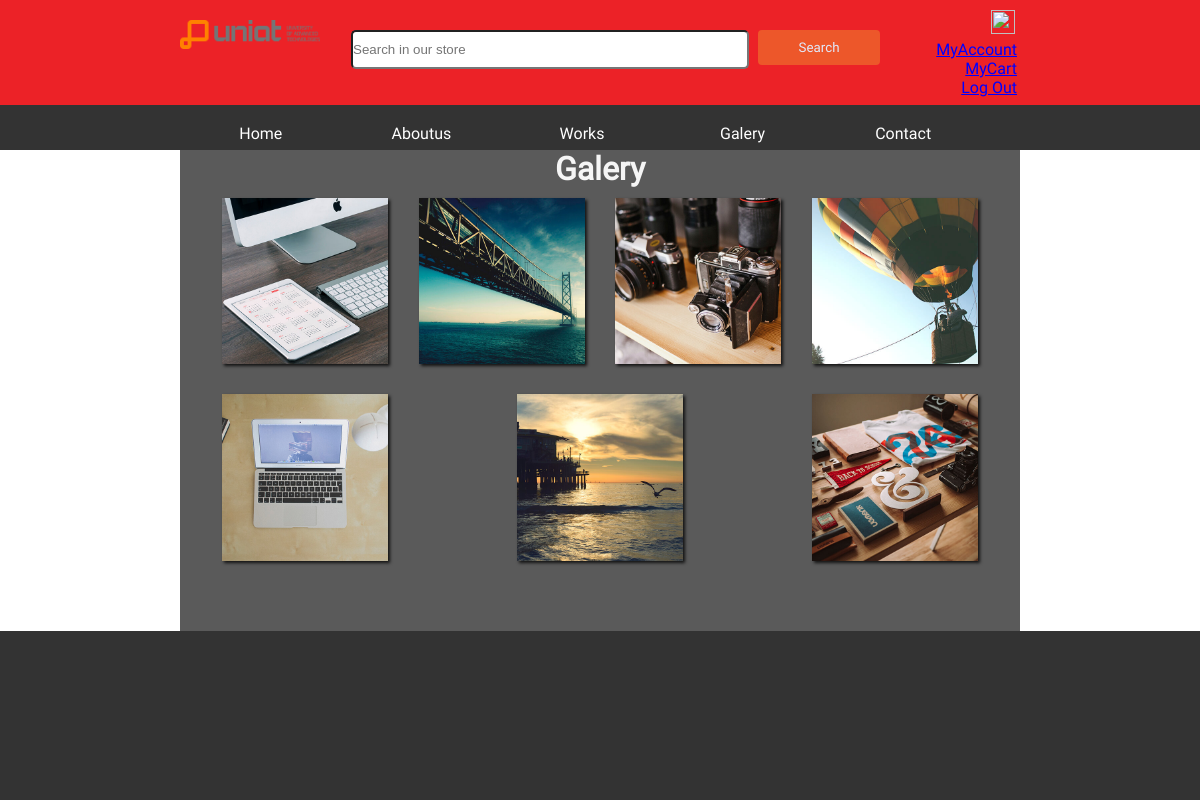
/index.php?page=. (signed in), run on the app's committed database.
### tables this page shows
CREATE TABLE `content_data` (
  `id` int(100) UNSIGNED NOT NULL,
  `page_id` int(100) NOT NULL,
  `titleclass` int(10) NOT NULL,
  `title` varchar(64) NOT NULL,
  `descclass` int(11) NOT NULL,
  `description` text NOT NULL,
  `subbanerclass` int(11) NOT NULL,
  `subbaner` varchar(64) NOT NULL
);

CREATE TABLE `galery_data` (
  `id` int(100) UNSIGNED NOT NULL,
  `titulo` varchar(64) NOT NULL,
  `imagen` varchar(64) NOT NULL,
  `descripcion` text NOT NULL,
  `page_id` int(100) NOT NULL
);

### index.php (called while the page is built, shortened)
<?php
if(isset($_GET['page'])&&!empty($_SESSION))
 {
  if(!empty($_GET['page']))
  {
    if($_GET['page']<0||$_GET['page']==0)
      {
      $page=1;
      }
    else
      {
       $page=$_GET['page'];
      }
 }
 else
 {
 }
}
else
{
}
$conexion = conexion('u720179037_3exam', 'root', '');
$Menu=array();
 $statement=$conexion->prepare('SELECT *  FROM page_data');
 $statement->execute();
 $result=$statement->fetchAll();
 if($result>0)
 {
     foreach ($result as $key => $value)
      {
        array_push($Menu,$value['title']);
      }
 }
 else
 {
   echo"Algo fallo al tratar de traer todos los menus posibles y ligas";
 }
   $statement=$conexion->prepare('SELECT *  FROM content_data  where page_id=:page ');
   $statement->execute( array(':page'=>$page));
   $result=$statement->fetch();
   if($result>0)
   {
    $title=array();
    array_push($title,$result['titleclass']);
    array_push($title,$result['title']);
    $Description=array();
    array_push($Description,$result['descclass']);
    array_push($Description,$result['description']);
   }else
   {
       echo" No  Existe Contenido En este Index";
   }
        $fotos_por_pagina = 12;
        $pagina_actual = (isset($_GET['p']) ? (int)$_GET['p'] : 1);
        $inicio = ($pagina_actual > 1) ? $pagina_actual * $fotos_por_pagina - $fotos_por_pagina : 0;
     $statement=$conexion->prepare('SELECT SQL_CALC_FOUND_ROWS * FROM galery_data  WHERE page_id=:page LIMIT '.$inicio.', '.$fotos_por_pagina.'');
     $statement->execute( array(':page'=>$page) );
     $fotos = $statement->fetchAll();
require "index.base.php";
?>

### index.base.php (the view, shortened to what this page needs)
<!DOCTYPE>
<html>
    <head>
        <link rel="stylesheet" href="https://maxcdn.bootstrapcdn.com/font-awesome/4.5.0/css/font-awesome.min.css">
        <link rel="stylesheet" type="text/css" href="CSS/base_home.css">
        <link rel="stylesheet" type="text/css" href="CSS/dinamic_presets.css">
        <link rel="stylesheet" type="text/css" href="CSS/css.css">
    </head>
    <body>
        <div id="warper">
              <div id="header">
                   <div class="posfixed">
                         <div id="TA">
                              <figure id="Logosec">
                                  <img id="logo" src="img/logo/uniat.png">
                              </figure>
                              <div id="searchbar">
                                 <form id="SearchBrowser">
                                      <input type="text" placeholder="Search in our store" id="TextArea">
                                      <input type="submit" value="Search" class="submit" id="SubmitArea">
                                  </form>
                              </div>
                              <div id="accountname">
                                   <div id="NameandPick">
                                   <figure id="ProfilePic">
                                       <?php
                                       echo'<a href="#"><img src="img/profilepicks/'.$_SESSION["user"][0]["profilepic"].'"></a>';
                                       ?>
                                   </figure>
                                    </div>
                                    <div id="opcions">
                                        <ul>
                                            <li><a href="#"class="links">MyAccount</a></li>
                                            <li><a href="#"class="links">MyCart</a></li>
                                            <li><a href="index.php?logout=3%lg$va%us235"class="links">Log Out</a></li>
                                        </ul>
                                    </div>
                              </div>
                         </div>
                   </div>
                   <div id="nabvar">
                       <div class="posfixed" >
                         <div id="TB">
                              <ul id="navfix">
                               <?php
                                $index=1;
                                foreach ($Menu as $key => $value)
                                {
                                echo '<li><a href="index.php?page='.$index.'"><br><p>'.$value.'</p></a></li>';
                                $index++;
                                }
                                ?>
                              </ul>
                         </div>
                       </div>
                   </div>
              </div>
              <div class="posfixed" id="mid">
                <?php if(!empty($extra)):?>
                   <?php
                   if(!empty($title))
                   {
                     echo '<div class="class'.$title[0].'"><h1>'.$title[1].'</h1></div>';
                   }
                   ?>
                   <?php
                   if(!empty($Description))
                   {
                     echo '<div id="dinamic_grid"><div class="class'.$Description[0].'"><dd>'.$Description[1].'</dd></div>';
                   }
                   ?>
                   <?php
                   if(!empty($Subbaner[0])&&!empty($Subbaner[1]))
                   {
                     echo '<div class="class'.$Subbaner[0].'"><img src="img/subbaners/'.$Subbaner[1].'"></div></div>';
                   }else
                   {
                   }
                   ?>
                <?php elseif(empty($extra)):?>
                   <?php
                   if(!empty($title))
                   {
                     echo '<div class="class'.$title[0].'"><h1>'.$title[1].'</h1></div>';
                   }
                   ?>
                   <?php
                   if(!empty($Description))
                   {
                     echo '<div id="dinamic_grid"><div class="class'.$Description[0].'"><dd>'.$Description[1].'</dd></div>';
                   }
                   ?>
                    <?php elseif(!empty($extra)):?>
                <?php endif;?>
                      <div class="contenedor">
                     <?php foreach($fotos as $foto):?>
				       <div class="thumb">
					      <a href="foto.php?id=<?php echo $foto['id']."&p="; echo $pagina_actual; echo"&page=".$_GET['page']; ?>">
					          <img src="img/fotos/<?php echo $foto['imagen'] ?>" alt="">
					      </a>
				       </div>
			         <?php endforeach;?>
                    </div>
               </div>
              </div>
        <div id="footer" >
                   <div class="posfixed" id="bot">
                   </div>
              </div>
    </body>
</html>

### CSS/base_home.css (style rules this page uses)
* { margin: 0; padding: 0; -webkit-box-sizing: border-box; -moz-box-sizing: border-box; box-sizing: border-box; }
body { position: relative; font-family: "Roboto",Arial, Helvetica, sans-serif; font-size: 16px; font-style: normal; color: black; }
a { text-decoration: none; text-align: center; vertical-align: middle; color: black; }
li { list-style: none; }
.links { text-decoration-line: underline; color:blue; }
#warper { width: 100%; }
.posfixed { width: 70%; margin: 0 auto; }
#header { top: 0px; position: relative; background: #ec2227; }
#TA { width: 100%; height: 105px; display: flex; }
#Logosec { position: left; width:20%; height: 100%; }
#logo { width: 100%; margin-top:20px; }
#searchbar { width: 80%; height: 100%; }
#SearchBrowser { margin-top: 30px; margin-left: 30px; background: #ec2227; }
#SearchBrowser input { margin: 0px; padding: 0px; vertical-align: middle; padding-bottom: 10px; padding-top:10px; }
#SearchBrowser>#TextArea { width: 75%; margin-left: 1px; border-radius: 5px; }
#SearchBrowser>#SubmitArea { width: 23%; border-radius: 4px; }
form input[type="text"], { border: 1px solid black; border-radius: 2px; border-radius: 2px; font-family: "Roboto",Arial, Helvetica, sans-serif; font-size: 1em; color: #141938; }
form input[type="text"]:focus, { border: 2px solid #3F51B1; padding: 15px; }
.submit,form input[type="submit"] { padding: 15px; background: #ED572A; color: #E1E9FA; font-family: "Roboto",Arial, Helvetica, sans-serif; border-radius: 2px; border: none; float: right; cursor: pointer; }
.submit,form input[type="submit"]:hover { background: #E64A19; }
#accountname { display: inline-block; position: relative; right: 0px; width: 20%; height: 100%; }
#NameandPick { position: absolute; margin-top:10px; right: 0px; display: flex; }
#ProfilePic { width:24px; height:24px; }
#ProfilePic img { width: 100%; height: 100%; }
#opcions { margin-top:35px; width: 100%; height: 70px; }
#opcions ul { padding-top: 5px; margin-left: 33%; }
#opcions ul li { margin-left: 5px; margin-right: 3px; display:block; float: right; }
#nabvar { background:#333333; }
#TB { width: 100%; height: 45px; display: inline-block; }
#navfix { display: inline-block; width: 100%; height: 100%; }
#navfix li { display: inline-block; margin-left: 1px; width: 19%; height: 100%; }
#navfix li a { width: 100%; height: 100%; }
#navfix li a p { color: white; }
#mid { background:rgba(20,20,20,0.7); position: relative; }
#footer { position: relative; bottom: 0px; width: 100%; background: #333333; }
#bot { height: 170px; }

### data on the page
content_data: title "Galery"
galery_data: imagen (picture)
galery_data: imagen (picture)
galery_data: imagen (picture)
galery_data: imagen (picture)
galery_data: imagen (picture)
galery_data: imagen (picture)
galery_data: imagen (picture)

### other printed values
$value "Home"
$value "Aboutus"
$value "Works"
$value "Galery"
$value "Contact"
